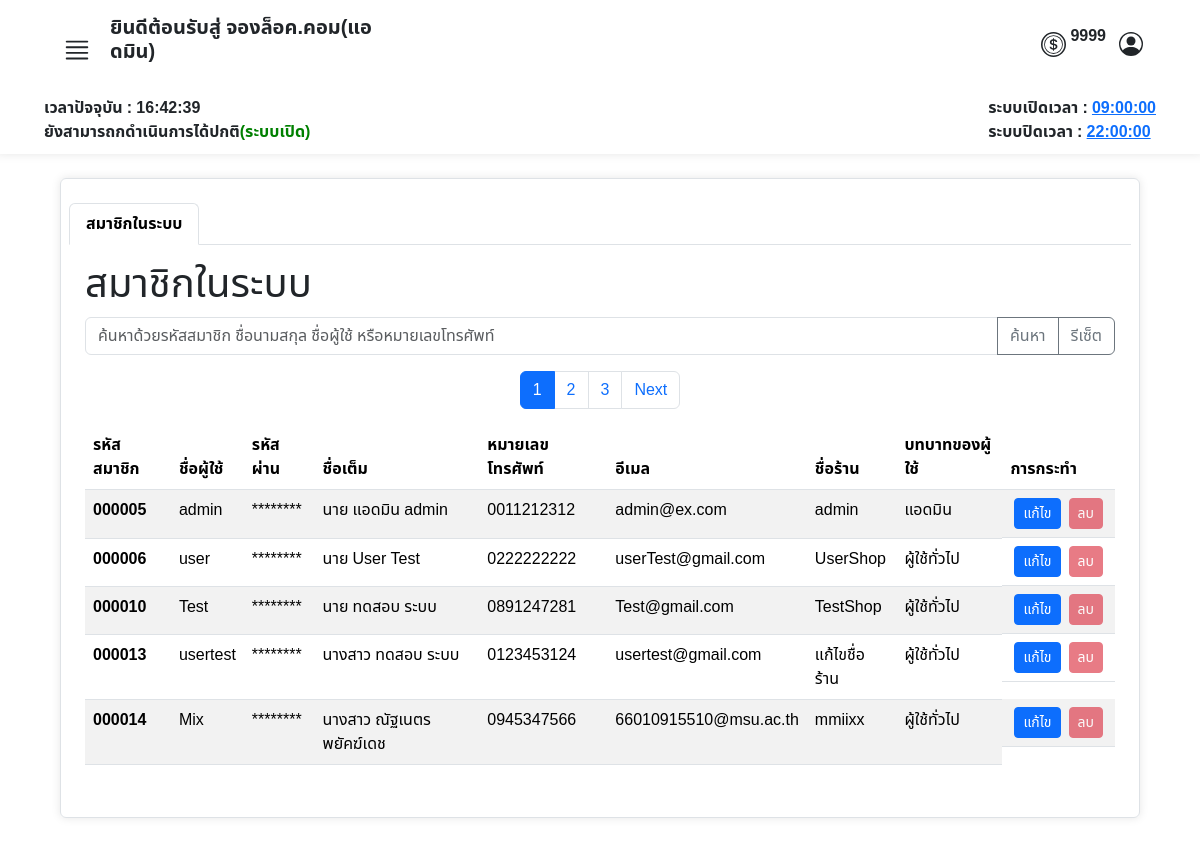
Before: /admin/view_member.php (signed in) with the older database file.
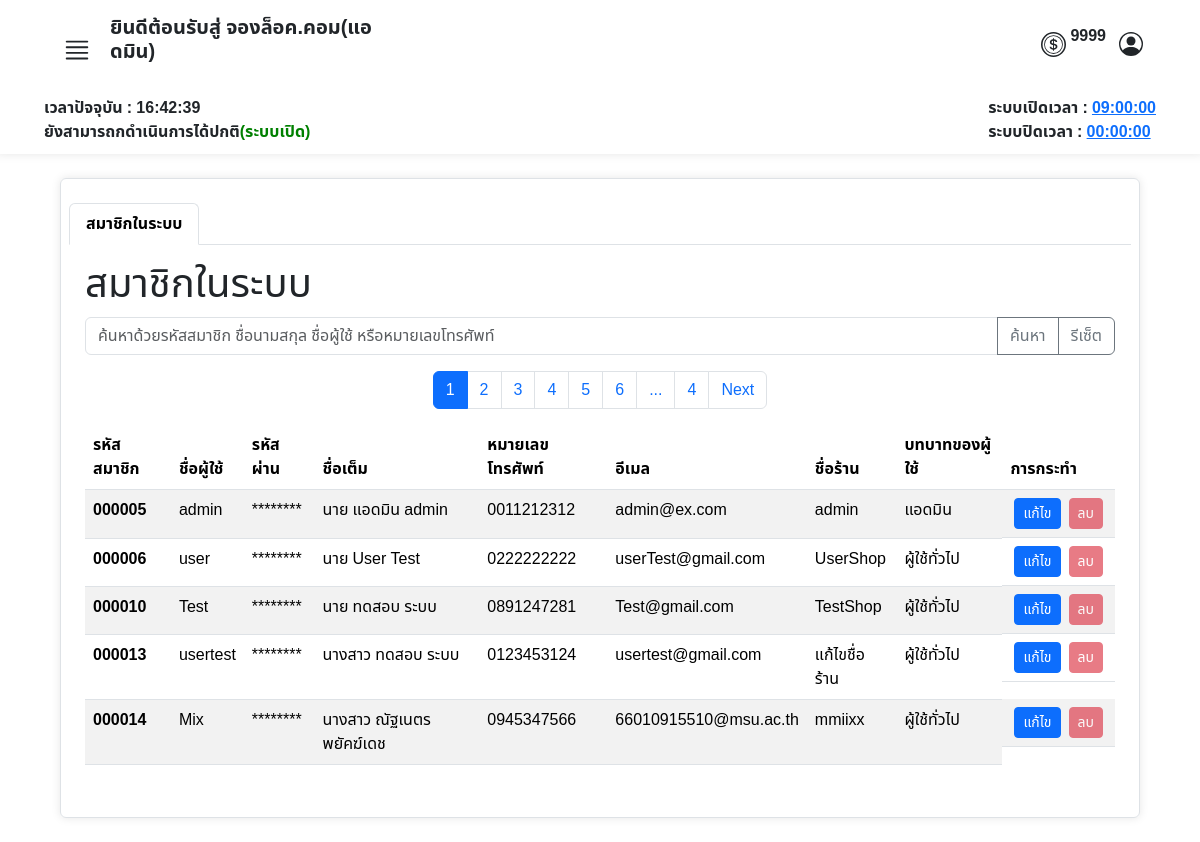
After: the same page with the newer database file.
### tables this page shows
CREATE TABLE `operating_hours` (
  `id` int(11) NOT NULL,
  `opening_time` time NOT NULL,
  `closing_time` time NOT NULL
);

### admin/view_member.php (the view, shortened to what the changed rows need)
<?php
require("../condb.php");
?>
<!DOCTYPE html>
<html lang="en">
<head>
    <link href="https://cdn.jsdelivr.net/npm/bootstrap@5.3.3/dist/css/bootstrap.min.css" rel="stylesheet">
    <link rel="stylesheet" href="../asset/css/font.css">
    <link rel="stylesheet" href="https://cdn.jsdelivr.net/npm/sweetalert2@11/dist/sweetalert2.min.css">
</head>
<body>
    <?php include('./admin_nav.php'); ?>
    <div class="container my-4 px-2 border bgcolor py-4 rounded overflow-auto" style="width: 90%; height: 40rem;">
        <div class="tab-content" id="myTabContent">
            <div class="tab-pane fade show active mt-2 mx-2 p-2" id="categort">
                <div>
                    <h1>สมาชิกในระบบ</h1>
                </div>
                <div class="mt-2">
                    <?php
                    $results_per_page = 5;
                    $sql_total = "SELECT COUNT(*) FROM tbl_user";
                    $result_total = $conn->query($sql_total);
                    $row_total = $result_total->fetch_row();
                    $total_records = $row_total[0];
                    if ($results_per_page > 0) {
                        $total_pages = ceil($total_records / $results_per_page);
                    } else {
                        echo "Error: Results per page must be greater than 0.";
                        exit;
                    }
                    $current_page = isset($_GET['page']) ? (int)$_GET['page'] : 1;
                    $adjacents = 1;
                    echo "<nav>";
                    echo "<ul class='pagination justify-content-center'>";
                    if ($total_pages <= (1 + ($adjacents * 2))) {
                        for ($i = 1; $i <= $total_pages; $i++) {
                            if ($i == $current_page) {
                                echo "<li class='page-item active'><a class='page-link' href='#'>" . $i . "</a></li>";
                            } else {
                                echo "<li class='page-item'><a class='page-link' href='?page=" . $i . "'>" . $i . "</a></li>";
                            }
                        }
                    } else {
                        if ($current_page <= ($adjacents * 2)) {
                            for ($i = 1; $i <= (4 + ($adjacents * 2)); $i++) {
                                if ($i == $current_page) {
                                    echo "<li class='page-item active'><a class='page-link' href='#'>" . $i . "</a></li>";
                                } else {
                                    echo "<li class='page-item'><a class='page-link' href='?page=" . $i . "'>" . $i . "</a></li>";
                                }
                            }
                            echo "<li class='page-item'><a class='page-link' href='#'>...</a></li>";
                            echo "<li class='page-item'><a class='page-link' href='?page=" . $total_pages . "'>" . $total_pages . "</a></li>";
                        }
                    }
                    echo "</ul>";
                    echo "</nav>";
                    $sql = "SELECT * FROM tbl_user";
                    $start_from = ($current_page - 1) * $results_per_page;
                    $sql .= " LIMIT $start_from, $results_per_page";
                    $result = $conn->query($sql);
                    if ($result->num_rows > 0) {
                        echo "<table class='table table-striped'>";
                        echo "<thead>
                <tr>
                    <th>รหัสสมาชิก</th>
                    <th>ชื่อผู้ใช้</th>
                    <th>รหัสผ่าน</th>
                    <th>ชื่อเต็ม</th>
                    <th>หมายเลขโทรศัพท์</th>
                    <th>อีเมล</th>
                    <th>ชื่อร้าน</th>
                    <th>บทบาทของผู้ใช้</th>
                    <th>การกระทำ</th>
                </tr>
                </thead>";
                        echo "</table>";
                    } else {
                        echo "ไม่พบข้อมูล";
                    }
                    ?>
                </div>
            </div>
        </div>
    </div>
</body>
</html>

### admin/admin_nav.php (shortened to what the changed rows need)
<nav class="row g-2 bgcolor">
    <?php
    require("../condb.php");
    $sql_time = "SELECT opening_time, closing_time FROM operating_hours LIMIT 1";
    $result = $conn->query($sql_time);
    $row_time = $result->fetch_assoc();
    $openingTime = $row_time['opening_time'];
    $closingTime = $row_time['closing_time'];
    ?>
    <div class="col-12 d-flex justify-content-between px-5">
        <strong>
            <div id="opening_time">ระบบเปิดเวลา : <a href="#" data-bs-toggle="modal" data-bs-target="#editTimeModal"><?php echo $openingTime; ?></a></div>
            <div id="closing_time">ระบบปิดเวลา : <a href="#" data-bs-toggle="modal" data-bs-target="#editTimeModal"><?php echo $closingTime; ?></a></div>
        </strong>
    </div>
</nav>

Changed rows visible on the page:
changed operating_hours: closing_time "22:00:00" → "00:00:00"
Other visible differences:
$total_pages: (not shown) → "4"
new list line: "1"
new list line: "2"
new list line: "3"
new list line: "4"
new list line: "5"
new list line: "6"
list line gone: "1"
list line gone: "2"
list line gone: "3"
